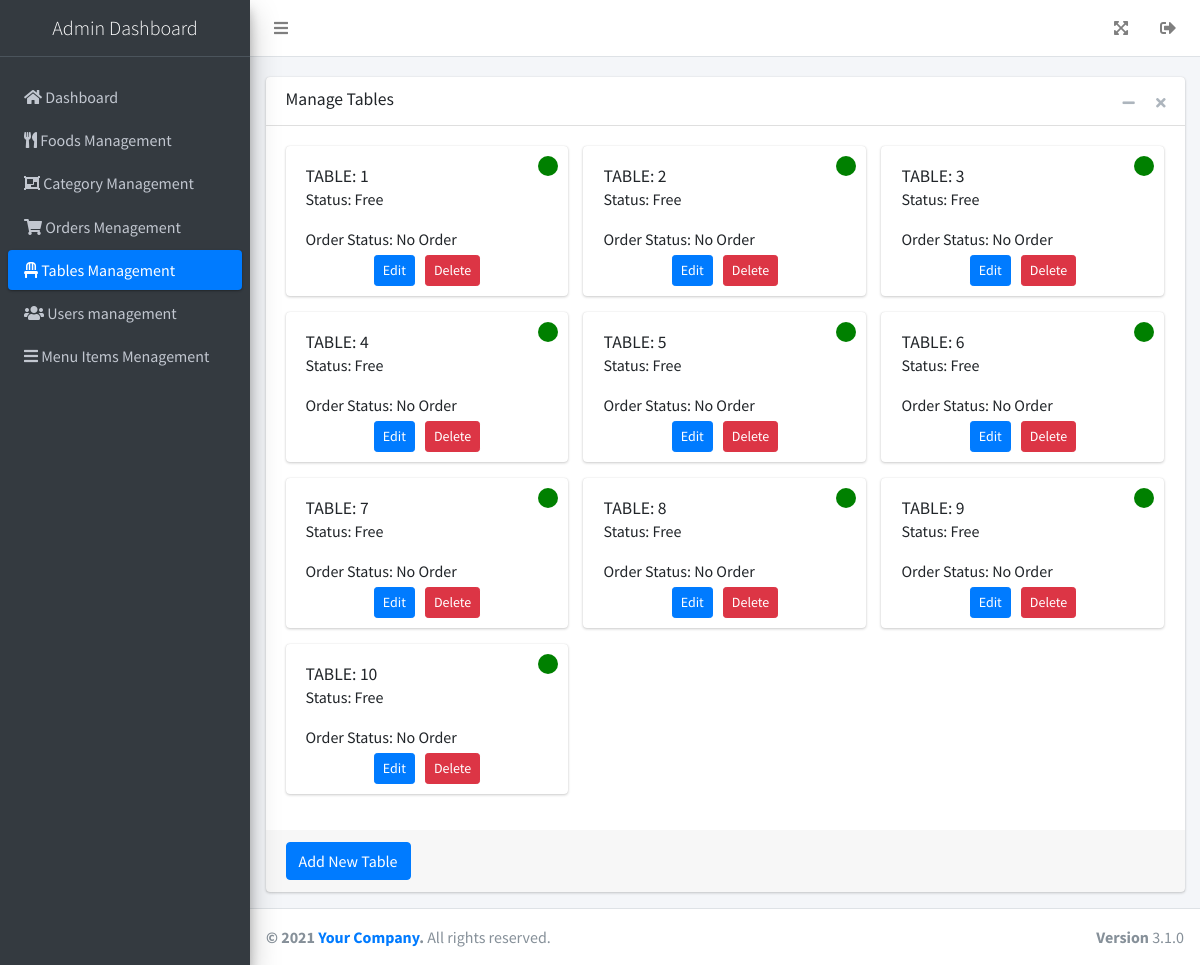
/admin/manage_tables.php (signed in), run on the app's committed database.
### tables this page shows
CREATE TABLE `menu_items` (
  `id` int(11) NOT NULL,
  `name` varchar(255) NOT NULL,
  `icon` varchar(255) DEFAULT NULL,
  `link` varchar(255) NOT NULL,
  `parent_id` int(11) DEFAULT NULL,
  `order_index` int(11) DEFAULT 0,
  `active` tinyint(1) DEFAULT 1
);

CREATE TABLE `tables` (
  `id` int(11) NOT NULL,
  `table_number` int(11) NOT NULL,
  `status` enum('free','occupied') NOT NULL DEFAULT 'free'
);

### includes/config.php (called while the page is built, shortened)
<?php
$base_path = '/restaurant';

### admin/manage_tables.php (the view, shortened to what this page needs)
<?php
require_once '../includes/config.php';
try {
    $stmt = $pdo->query("
        SELECT t.id, t.table_number, t.status, o.status AS order_status
        FROM tables t
        LEFT JOIN (
            SELECT table_id, status
            FROM orders
            WHERE status IN ('pending', 'processing', 'completed', 'cancelled')
            ORDER BY order_date DESC
        ) o ON t.id = o.table_id
        GROUP BY t.id
        ORDER BY t.table_number ASC
    ");
    $tables = $stmt->fetchAll(PDO::FETCH_ASSOC);
} catch (PDOException $e) {
    die("Could not connect to the database: " . $e->getMessage());
}
include 'admin_header.php';
?>
<section class="content" style="padding-top: 20px;">
    <div class="container-fluid">
        <div class="row">
            <div class="col-12">
                <div class="card">
                    <div class="card-header">
                        <h3 class="card-title">Manage Tables</h3>
                        <div class="card-tools">
                            <button type="button" class="btn btn-tool" data-card-widget="collapse" title="Collapse">
                                <i class="fas fa-minus"></i>
                            </button>
                            <button type="button" class="btn btn-tool" data-card-widget="remove" title="Remove">
                                <i class="fas fa-times"></i>
                            </button>
                        </div>
                    </div>
                    <div class="card-body">
                        <div class="row">
                            <?php foreach ($tables as $table): ?>
                            <div class="col-md-4">
                                <div class="card mb-3 table-card">
                                    <div class="card-body">
                                        <h5 class="card-title">TABLE: <?= htmlspecialchars($table['table_number']) ?></h5>
                                        <div class="status-circle" style="background-color: <?= $table['status'] === 'occupied' ? 'red' : 'green' ?>;"></div>
                                        <p class="card-text">Status: <?= ucfirst($table['status']) ?></p>
                                        <p class="card-text">Order Status: <?= ucfirst($table['order_status'] ?? 'No Order') ?></p>
                                    </div>
                                    <div class="button-group">
                                        <button class="btn btn-primary btn-sm edit-btn" data-id="<?= htmlspecialchars($table['id']) ?>" data-number="<?= htmlspecialchars($table['table_number']) ?>" data-status="<?= htmlspecialchars($table['status']) ?>">Edit</button>
                                        <button class="btn btn-danger btn-sm delete-btn" data-id="<?= htmlspecialchars($table['id']) ?>">Delete</button>
                                    </div>
                                </div>
                            </div>
                            <?php endforeach; ?>
                        </div>
                    </div>
                    <div class="card-footer">
                        <button class="btn btn-primary" data-toggle="modal" data-target="#addTableModal">Add New Table</button>
                    </div>
                </div>
            </div>
        </div>
    </div>
</section>
<?php include 'admin_footer.php'; ?>
</body>
</html>

### admin/navigation_menu.php
<?php
require_once '../includes/config.php';
$current_page = basename($_SERVER['PHP_SELF']);
try {
    $stmt = $pdo->prepare("SELECT * FROM menu_items WHERE active = TRUE ORDER BY order_index ASC");
    $stmt->execute();
    $menuItems = $stmt->fetchAll(PDO::FETCH_ASSOC);
    if (!empty($menuItems)) {
        echo "<ul class='nav nav-pills nav-sidebar flex-column' data-widget='treeview' role='menu' data-accordion='false' style='padding-top:20px;'>";
        foreach ($menuItems as $item) {
            $isActive = (strpos($item['link'], $current_page) !== false) ? 'active' : '';
            echo "<li class='nav-item'>";
            echo "<a href='{$base_path}{$item['link']}' class='nav-link {$isActive}'>";
            if (!empty($item['icon'])) {
                echo "<i class='{$item['icon']}'></i>";
            }
            echo "<p> {$item['name']} </p>";
            echo "</a>";
            echo "</li>";
        }
        echo "</ul>";
    } else {
        echo "<p>No menu items available.</p>";
    }
} catch (PDOException $e) {
    error_log("Error fetching menu items: " . $e->getMessage());
    echo "<p>Error loading menu items. Please contact admin.</p>";
}
?>

### admin/manage_tables.php (style rules this page uses)
.status-circle { position: absolute; top: 10px; right: 10px; width: 20px; height: 20px; border-radius: 50%; }
.table-card { position: relative; height: 150px; display: flex; flex-direction: column; justify-content: space-between; }
.button-group { display: flex; justify-content: center; margin-bottom: 10px; }
.button-group button { margin: 0 5px; }

### data on the page
menu_items: name "Dashboard"
menu_items: name "Foods Management"
menu_items: name "Category Management"
menu_items: name "Orders Menagement"
menu_items: name "Tables Management"
menu_items: name "Users management"
menu_items: name "Menu Items Menagement"
tables: table_number "1", status "Free", order_status "No Order"
tables: table_number "2", status "Free", order_status "No Order"
tables: table_number "3", status "Free", order_status "No Order"
tables: table_number "4", status "Free", order_status "No Order"
tables: table_number "5", status "Free", order_status "No Order"
tables: table_number "6", status "Free", order_status "No Order"
tables: table_number "7", status "Free", order_status "No Order"
tables: table_number "8", status "Free", order_status "No Order"
tables: table_number "9", status "Free", order_status "No Order"
tables: table_number "10", status "Free", order_status "No Order"
